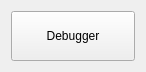
<?xml version="1.0" encoding="UTF-8"?>
<ui version="4.0">
 <class>DebuggerButton</class>
 <widget class="QWidget" name="DebuggerButton">
  <property name="geometry">
   <rect>
    <x>0</x>
    <y>0</y>
    <width>146</width>
    <height>72</height>
   </rect>
  </property>
  <property name="sizePolicy">
   <sizepolicy hsizetype="Minimum" vsizetype="Minimum">
    <horstretch>0</horstretch>
    <verstretch>0</verstretch>
   </sizepolicy>
  </property>
  <property name="windowTitle">
   <string>Form</string>
  </property>
  <layout class="QGridLayout" name="gridLayout">
   <item row="0" column="0">
    <widget class="QPushButton" name="pushButtonShowDebugger">
     <property name="sizePolicy">
      <sizepolicy hsizetype="Minimum" vsizetype="Minimum">
       <horstretch>0</horstretch>
       <verstretch>0</verstretch>
      </sizepolicy>
     </property>
     <property name="text">
      <string>Debugger</string>
     </property>
     <property name="icon">
      <iconset resource="../../../libdebug/resources/debug_icons.qrc">
       <normaloff>:/debug/icons/debug.svg</normaloff>:/debug/icons/debug.svg</iconset>
     </property>
     <property name="iconSize">
      <size>
       <width>48</width>
       <height>48</height>
      </size>
     </property>
     <property name="checkable">
      <bool>true</bool>
     </property>
    </widget>
   </item>
  </layout>
 </widget>
 <resources>
  <include location="../../../libdebug/resources/debug_icons.qrc"/>
 </resources>
 <connections/>
</ui>
